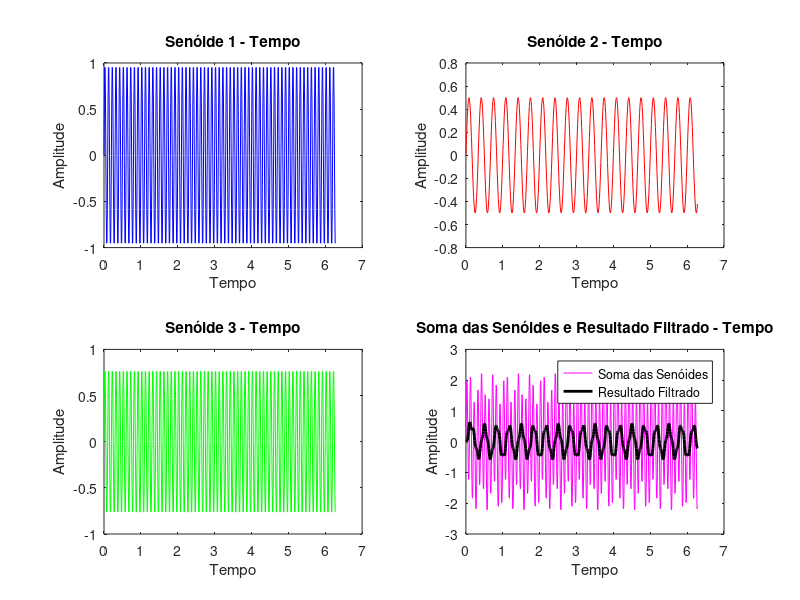
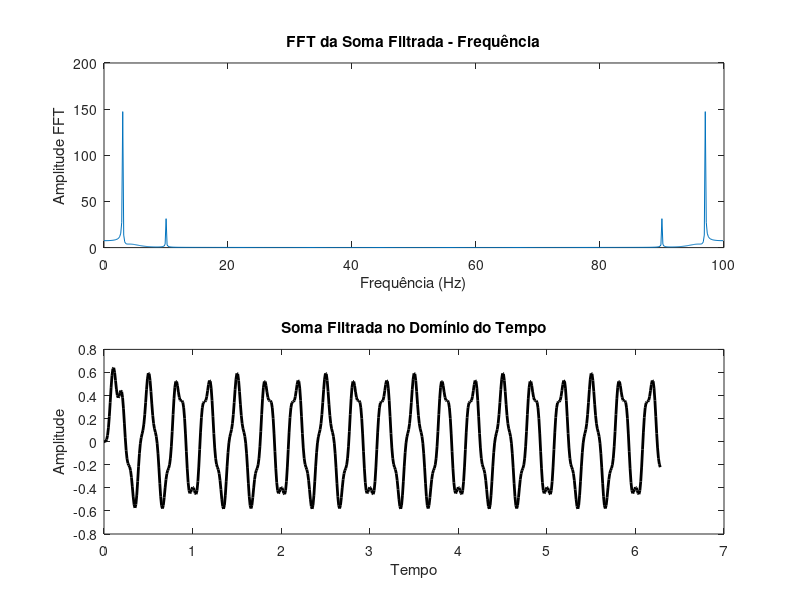

MATLAB code to generate these figures, in order:
% Carrega o pacote de processamento de sinal
pkg load signal

% Definição dos parâmetros das senoides
A1 = 1;     % Amplitude da primeira senoide
f1 = 10;    % Frequência da primeira senoide

A2 = 0.5;   % Amplitude da segunda senoide
f2 = 3;     % Frequência da segunda senoide

A3 = 0.8;   % Amplitude da terceira senoide
f3 = 10;    % Frequência da terceira senoide

% Definição do vetor de tempo
t = 0:0.01:2*pi;  % De 0 a 2*pi, com incremento de 0.01

% Cálculo das senoides
senoide1 = A1 * sin(2*pi*f1*t);
senoide2 = A2 * sin(2*pi*f2*t);
senoide3 = A3 * sin(2*pi*f3*t);

% Soma das senoides
soma_senoides = senoide1 + senoide2 + senoide3;

% Definição do filtro passa-baixas Butterworth
ordem = 4; % Ordem do filtro
fc = 5;    % Frequência de corte
fs = 100;  % Frequência de amostragem

% Normalização da frequência de corte
fc_norm = fc / (fs/2);

% Coeficientes do filtro passa-baixas Butterworth
[b, a] = butter(ordem, fc_norm, 'low');

% Aplicação do filtro na soma das senoides
soma_filtrada = filter(b, a, soma_senoides);

% Calcula a FFT da soma filtrada para o domínio da frequência
soma_fft = fft(soma_filtrada);
N = length(soma_fft);
frequencies = (0:N-1)*(fs/N);

% Plotagem das senoides individuais, soma e resultado filtrado
figure;
subplot(2,2,1);
plot(t, senoide1, 'b');
title('Senóide 1 - Tempo');
xlabel('Tempo');
ylabel('Amplitude');

subplot(2,2,2);
plot(t, senoide2, 'r');
title('Senóide 2 - Tempo');
xlabel('Tempo');
ylabel('Amplitude');

subplot(2,2,3);
plot(t, senoide3, 'g');
title('Senóide 3 - Tempo');
xlabel('Tempo');
ylabel('Amplitude');

subplot(2,2,4);
plot(t, soma_senoides, 'm');
hold on;
plot(t, soma_filtrada, 'k', 'LineWidth', 2);
hold off;
title('Soma das Senóides e Resultado Filtrado - Tempo');
xlabel('Tempo');
ylabel('Amplitude');
legend('Soma das Senóides', 'Resultado Filtrado');

% Plotagem do resultado da FFT separado
figure;
subplot(2,1,1);
plot(frequencies, abs(soma_fft));
title('FFT da Soma Filtrada - Frequência');
xlabel('Frequência (Hz)');
ylabel('Amplitude FFT');

% Plotagem da soma filtrada no domínio do tempo
subplot(2,1,2);
plot(t, soma_filtrada, 'k', 'LineWidth', 2);
title('Soma Filtrada no Domínio do Tempo');
xlabel('Tempo');
ylabel('Amplitude');

